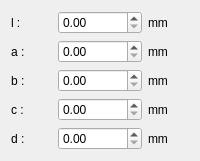
                        <widget class="QWidget" name="stack_kerb">
                         <layout class="QGridLayout" name="gridLayout_24">
                          <item row="2" column="2">
                           <widget class="QLabel" name="label_149">
                            <property name="text">
                             <string>mm</string>
                            </property>
                           </widget>
                          </item>
                          <item row="2" column="1">
                           <widget class="QDoubleSpinBox" name="doubleSpinBox_specimen_kerb_b">
                            <property name="maximum">
                             <double>999999.000000000000000</double>
                            </property>
                            <property name="singleStep">
                             <double>0.100000000000000</double>
                            </property>
                           </widget>
                          </item>
                          <item row="0" column="2">
                           <widget class="QLabel" name="label_147">
                            <property name="text">
                             <string>mm</string>
                            </property>
                           </widget>
                          </item>
                          <item row="4" column="0">
                           <widget class="QLabel" name="label_151">
                            <property name="text">
                             <string>d :</string>
                            </property>
                           </widget>
                          </item>
                          <item row="0" column="1">
                           <widget class="QDoubleSpinBox" name="doubleSpinBox_specimen_kerb_l">
                            <property name="maximum">
                             <double>999999.000000000000000</double>
                            </property>
                            <property name="singleStep">
                             <double>0.100000000000000</double>
                            </property>
                           </widget>
                          </item>
                          <item row="3" column="0">
                           <widget class="QLabel" name="label_150">
                            <property name="text">
                             <string>c :</string>
                            </property>
                           </widget>
                          </item>
                          <item row="0" column="0">
                           <widget class="QLabel" name="label_144">
                            <property name="text">
                             <string>l :</string>
                            </property>
                           </widget>
                          </item>
                          <item row="1" column="1">
                           <widget class="QDoubleSpinBox" name="doubleSpinBox_specimen_kerb_a">
                            <property name="maximum">
                             <double>999999.000000000000000</double>
                            </property>
                            <property name="singleStep">
                             <double>0.100000000000000</double>
                            </property>
                           </widget>
                          </item>
                          <item row="3" column="1">
                           <widget class="QDoubleSpinBox" name="doubleSpinBox_specimen_kerb_c">
                            <property name="maximum">
                             <double>999999.000000000000000</double>
                            </property>
                            <property name="singleStep">
                             <double>0.100000000000000</double>
                            </property>
                           </widget>
                          </item>
                          <item row="1" column="0">
                           <widget class="QLabel" name="label_145">
                            <property name="text">
                             <string>a :</string>
                            </property>
                           </widget>
                          </item>
                          <item row="4" column="2">
                           <widget class="QLabel" name="label_154">
                            <property name="text">
                             <string>mm</string>
                            </property>
                           </widget>
                          </item>
                          <item row="1" column="2">
                           <widget class="QLabel" name="label_148">
                            <property name="text">
                             <string>mm</string>
                            </property>
                           </widget>
                          </item>
                          <item row="4" column="1">
                           <widget class="QDoubleSpinBox" name="doubleSpinBox_specimen_kerb_d">
                            <property name="maximum">
                             <double>999999.000000000000000</double>
                            </property>
                            <property name="singleStep">
                             <double>0.100000000000000</double>
                            </property>
                           </widget>
                          </item>
                          <item row="3" column="2">
                           <widget class="QLabel" name="label_153">
                            <property name="text">
                             <string>mm</string>
                            </property>
                           </widget>
                          </item>
                          <item row="2" column="0">
                           <widget class="QLabel" name="label_146">
                            <property name="text">
                             <string>b :</string>
                            </property>
                           </widget>
                          </item>
                         </layout>
                        </widget>
